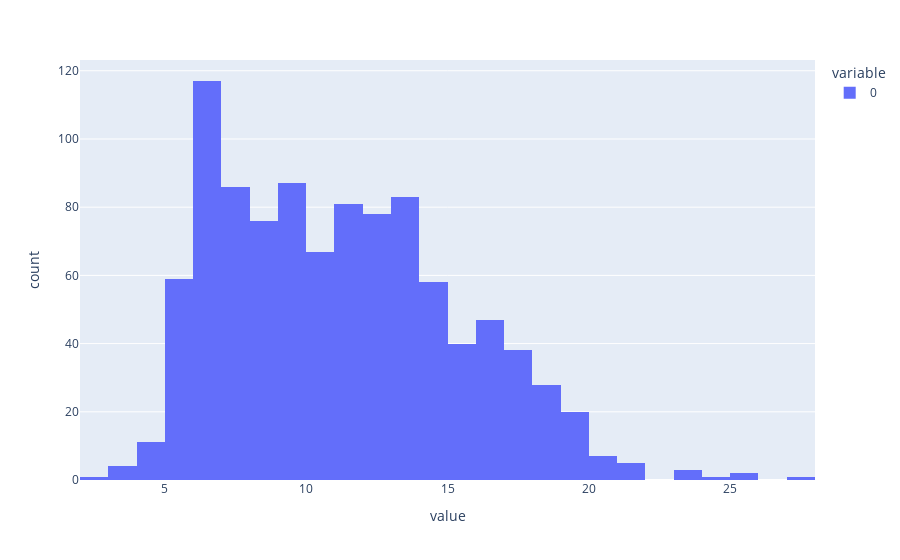

The notebook cell this image was saved under:
### Code cell
px.histogram(samples)

### Figure 1 — Plotly figure (JSON) as saved in the notebook; plotly's stock layout.template omitted (floating-point values rounded to 4 significant figures; data arrays with more than 128 entries replaced by an {"elided": "..."} marker saying what was removed)
{"data": [{"bingroup": "x", "hovertemplate": "variable=0<br>value=%{x}<br>count=%{y}<extra></extra>", "legendgroup": "0", "marker": {"color": "#636efa", "pattern": {"shape": ""}}, "name": "0", "orientation": "v", "showlegend": true, "type": "histogram", "x": {"elided": "1000 float values"}, "xaxis": "x", "yaxis": "y"}], "layout": {"barmode": "relative", "legend": {"title": {"text": "variable"}, "tracegroupgap": 0}, "margin": {"t": 60}, "xaxis": {"anchor": "y", "domain": [0, 1], "title": {"text": "value"}}, "yaxis": {"anchor": "x", "domain": [0, 1], "title": {"text": "count"}}}}
